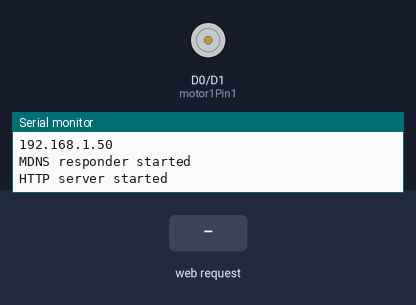
Simulated run of this program. Board: ESP8266 (NodeMCU). On the bench: motor-driver pin pairs drawn as motors (green arrow = first pin HIGH = forward, orange = second pin HIGH = backward, longer = more drive, scaled by the enable pin), the last lines printed to the serial monitor. The test bench sets the inputs (shaded band). WiFi joins after 1.5 s; servers stay silent unless stated.

Above: at 4.7 s.
4.8 s: HTTP request GET /open received
At 5.3 s:
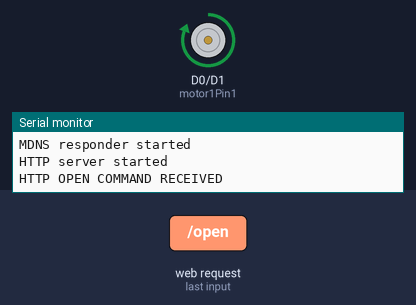
6.3 s: HTTP request GET /close received
At 7.7 s:
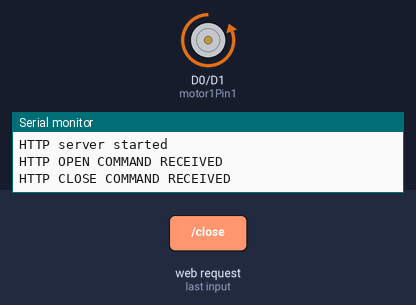
Timing chart, 0 to 9.3 s (numbered marks = the images above; inputs shaded):
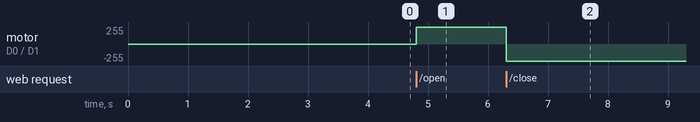

Measured:
- after the input at 4.8 s, motor on D0 (motor1Pin1) / D1 (motor1Pin2): stopped → forward 255/255 at once
- after the input at 6.3 s, motor on D0 (motor1Pin1) / D1 (motor1Pin2): forward 255/255 → backward 255/255 at once

The program:

main.cpp
```cpp
// (licence header left out)
#include <ESP8266WiFi.h>
#include <WiFiClient.h>
#include <ESP8266WebServer.h>
#include <ESP8266mDNS.h>
#include <WiFiUdp.h>
#include <ArduinoOTA.h>

//Network Settings
#define WLAN_SSID       "Weavery"
#define WLAN_PASS       "HiddenValley"

//Web Server Settings
WiFiClient client;
MDNSResponder mdns;
ESP8266WebServer server(80);
String webPage = "";

// Motor A
#define motor1Pin1 D0
#define motor1Pin2 D1
#define enable1Pin D2

void moveActuator(int direction);

void setup(void) {
  webPage += "<h1>Sliding Door</h1><p> <a href=\"open\"><button>OPEN</button></a>&nbsp;<a href=\"close\"><button>CLOSE</button></a></p>";

  delay(1000);
  Serial.begin(9600);
  delay(500);
  Serial.println("Blind Startup Sequence");
  delay(500);
  Serial.println();
  Serial.print("Connecting to ");
  Serial.println(WLAN_SSID);
  WiFi.mode(WIFI_STA);
  WiFi.begin(WLAN_SSID, WLAN_PASS);
  // Set a static IP (optional)
  IPAddress ip(192, 168, 1, 142);
  IPAddress gateway(192, 168, 1, 1);
  IPAddress subnet(255, 255, 255, 0);
  WiFi.config(ip, gateway, subnet);
  // End of set a static IP (optional)
  delay(500);
  //int i = 0;
  while (WiFi.status() != WL_CONNECTED) {
    delay(500);
    Serial.print(".");
    //ESP.wdtFeed();
    //if (i > 40)                                        // Try 40 times to connect to Wifi
     // Serial.print("Restarting Wifi"); ESP.reset();    // Reset Wifi stack if more than 40 trys
    //i++;
    //WiFi.begin(WLAN_SSID, WLAN_PASS);
    //// Set a static IP retry (optional)
    //IPAddress ip(192, 168, 1, 142);
    //IPAddress gateway(192, 168, 1, 1);
    //IPAddress subnet(255, 255, 255, 0);
    //WiFi.config(ip, gateway, subnet);
    // End of set a static IP retry (optional)
  }

  Serial.println();
  Serial.println("WiFi connected");
  Serial.println("IP address: "); Serial.println(WiFi.localIP());


  //Web Hosting Settings
  if (mdns.begin("esp8266", WiFi.localIP())) {
    Serial.println("MDNS responder started");
  }

  server.on("/", []() {
    server.send(200, "text/html", webPage);
  });
  server.on("/open", []() {
    server.send(200, "text/html", webPage);
    Serial.println("HTTP OPEN COMMAND RECEIVED");
    moveActuator(HIGH);
  });
  server.on("/close", []() {
    server.send(200, "text/html", webPage);
    Serial.println("HTTP CLOSE COMMAND RECEIVED");
    moveActuator(LOW);
  });
  server.begin();
  Serial.println("HTTP server started");

  // sets the pins as outputs:
  pinMode(motor1Pin1, OUTPUT);
  pinMode(motor1Pin2, OUTPUT);
  pinMode(enable1Pin, OUTPUT);

}


void moveActuator(int direction) {
    digitalWrite(enable1Pin,HIGH);
    digitalWrite(motor1Pin1,direction);
    //digitalWrite(DIRA2,direction);
    digitalWrite(motor1Pin2,!direction);
    //analogWrite(PWMA2,600);
}

void loop(void) {
  // if (state == 1) {
  //   Serial.println("Move Ordered");
  //   //servo_move();
  //   //spinMotor(doorTravelDist, dirc);
  //   moveActuator(1);
  // }
  //state = 0;
  server.handleClient();

  ArduinoOTA.handle();
}
```
